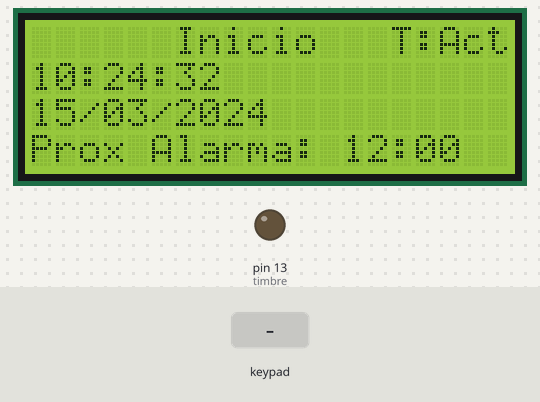
Recording of a sketch running on a simulated Arduino Uno, built with avr-gcc and run on an emulated ATmega328P. Parts: 20×4 character LCD, output pins drawn as LEDs (lit = HIGH). The inputs (shaded band) are chosen by the test bench. The local clock reads 2024-03-15 10:24:30 at power-on unless the sketch sets it; what the sketch prints to the serial monitor is not drawn.

Above: at 2.3 s.
2.4 s: key 'B' pressed
At 3.9 s:
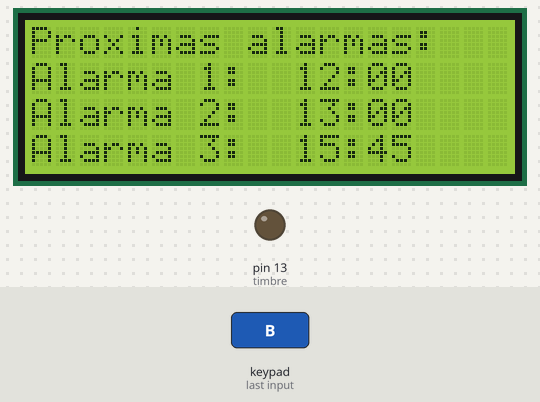
4.9 s: keypad keys 4 5 6 7 D pressed 0.4 s apart
At 6.9 s:
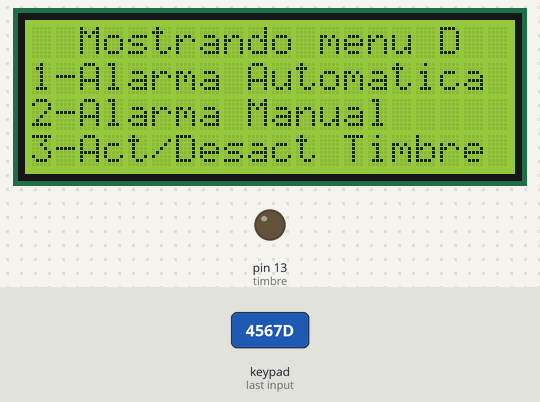
8.4 s: key '1' pressed
At 8.7 s:
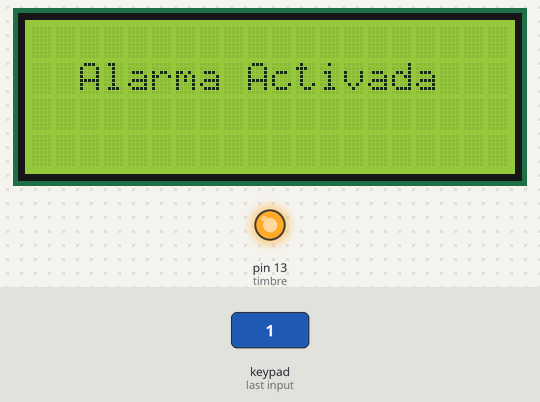
11.4 s: key 'C' pressed
At 13.9 s:
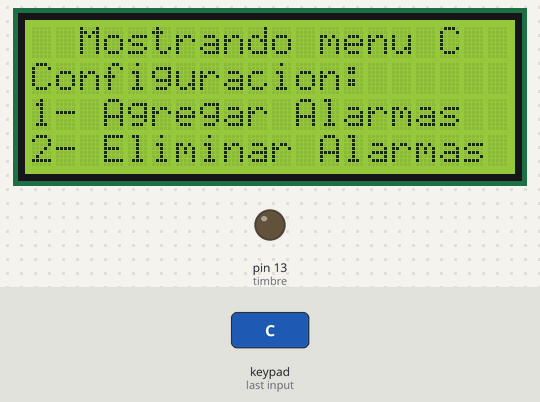
14.4 s: keypad keys 1 3 9 7 # pressed 0.4 s apart
At 16.8 s:
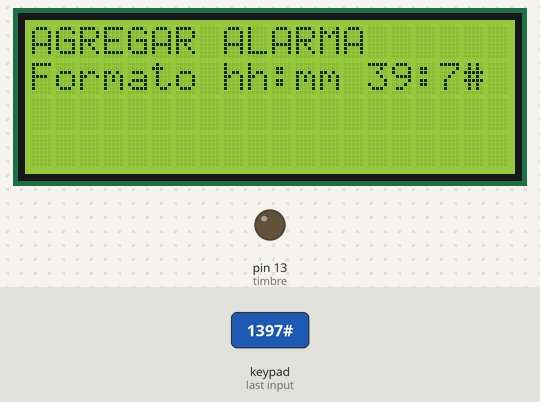
17.9 s: key 'D' pressed
At 18.3 s:
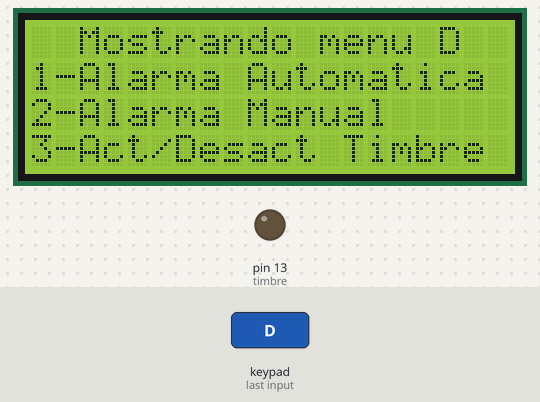
Timing chart, 0 to 20.4 s (numbered marks = the images above; inputs shaded):
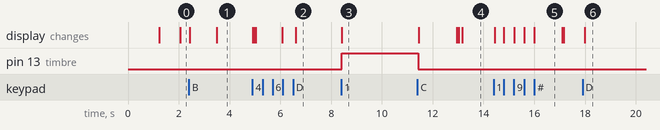

The sketch:

Setup_definiciones.ino
```cpp
#include <LiquidCrystal_I2C.h>
#include <Keypad.h>
#include <Wire.h>
#include <RTClib.h>
#define pinINT 2
#define timbre 13

LiquidCrystal_I2C lcd(0x27,20,4);
RTC_DS3231 rtc;

int cantidadAlarmas=20; //Cantidad de alarmas. hay que jugar con este valor y size of alarma[] para poder correr bien el codigo. si no se bugea.
String alarma[20]; //String alarma[cantidadAlarmas];
bool activacion = true;
int actual = 0;//es un index que define donde arrancan a sonar las alarmas.

// Variables del RTC :
int factorCompensacion = 7;
char date[10] = "hh:mm:ss";
String daysOfTheWeek[7] = { "Domingo", "Lunes", "Martes", "Miercoles", "Jueves", "Viernes", "Sabado" };
String monthsNames[12] = { "Enero", "Febrero", "Marzo", "Abril", "Mayo", "Junio", "Julio", "Agosto", "Septiembre", "Octubre", "Noviembre", "Diciembre" };

//Variables del Keypad
char key;
const int cantidadFilas = 4; //cuatro filas
const int cantidadColumnas = 4; //cuatro columna
char teclas[cantidadFilas][cantidadColumnas] = {
  {'1', '2', '3', 'A'},
  {'4', '5', '6', 'B'},
  {'7', '8', '9', 'C'},
  {'*', '0', '#', 'D'}
};
byte pinFilas[cantidadFilas] = {4,5,6,7}; //este es el pinout de las filas del teclado
byte pinColumnas[cantidadColumnas] = {8,9,10,11}; //este es el pinout de las columnas del teclado
Keypad keypad = Keypad( makeKeymap(teclas), pinFilas, pinColumnas, cantidadFilas, cantidadColumnas );


void setup() {
  Serial.begin(9600);
  pinMode(timbre, OUTPUT);
  // Setup LCD.
  lcd.init();
  lcd.backlight();

  // Setup RTC.
  checkStatus();
  //rtc.adjust(DateTime(F(__DATE__), F(__TIME__)));
  //alarmas default.

    alarma [0]  = "07:40";
    alarma [1]  = "09:40";
    alarma [2]  = "10:00";
    alarma [3]  = "12:00";
    alarma [4]  = "13:00";
    alarma [5]  = "15:45";
    alarma [6]  = "16:00";
    alarma [7]  = "17:15";
    alarma [8]  = "17:30";
    alarma [9]  = "18:00";

    alarma [10] = "XX:XX";
    alarma [11] = "XX:XX";
    alarma [12] = "XX:XX";
    alarma [13] = "XX:XX";
    alarma [14] = "XX:XX";
    alarma [15] = "XX:XX";
    alarma [16] = "XX:XX";
    alarma [17] = "XX:XX";
    alarma [18] = "XX:XX";
    alarma [19] = "XX:XX";

  actualizarAlarma();//necesito que se ponga al corriente segun que alarma es la entrante.
  Serial.println(F("Setup finalizado"));
}

void loop() {

  DateTime now = rtc.now();   // actualiza la hora.
  //campanita();
  lcd.setCursor (6,0);
  lcd.print (F("Inicio"));
  mostrarMenuA();

  key = keypad.getKey(); // lee lo que te deje en la pestaña de menus.
  switch (key) { // navegacion de los menus

    case 'B':
      lcd.clear();
      lcd.setCursor (2,0);
      lcd.print(F("Mostrando menu B"));      Serial.println(F("Mostrando menu B"));
      delay(1000); //modificar o reorganizar.
      lcd.clear();
      mostrarMenuB();
    break;

    case 'C':
      lcd.clear();
      lcd.setCursor (2,0);
      lcd.print(F("Mostrando menu C"));      Serial.println(F("Mostrando menu C"));
      mostrarMenuC();
    break;

    case 'D':
      lcd.clear();
      lcd.setCursor (2,0);
      lcd.print(F("Mostrando menu D"));      Serial.println(F("Mostrando menu D"));
      mostrarMenuD();
    break;

  }

  char buf3[] = "hh:mm";
  now.toString(buf3);   // pasa la hora al string buf3, y elimina los segundos como parametro.
  //Serial.println (buf3);

  if (activacion == true &&  alarma[actual].compareTo(buf3) == 0 ){ // permite desactivar y activar las alarmas.
    activarAlarma();
    actual++;
  }
    else if (activacion == false &&  alarma[actual].compareTo(buf3) == 0 ){
    actual++;
    }

  if (actual == cantidadAlarmas ){
    actual = 0;
  }
}
```

acciones.ino
```cpp
void checkStatus() {
  // si el rtc no se inicializa:
  if (!rtc.begin()) {
    lcd.print(F("No se encontro RTC"));  Serial.println(F("No se encontro RTC"));
    abort();
  }
  else {
    Serial.println(F("Se ha encontrado el RTC correctamente"));
  }
  // si el rtc perdio la alimentacion:
  if (rtc.lostPower()) {
    // ajusta la fecha y hora al tiempo de compilacion
    Serial.println(F("El RTC perdio la alimentacion"));    Serial.println(F("ajustando la fecha y hora al tiempo de compilacion"));
    rtc.adjust(DateTime(F(__DATE__), F(__TIME__)));
  }
  rtc.disable32K();
  Serial.println(F("Finalizado el checkeo de status"));
}

int activarAlarma() {  //falta cambiar por millis()
  lcd.clear();
  digitalWrite(timbre, HIGH);   Serial.println(F("Activando alarma set1!"));
  lcd.setCursor (2, 1);
  lcd.print(F("Alarma Activada"));
  delay(3000); // cambiar tiempo de activacion.

  digitalWrite(timbre, LOW);    Serial.println(F("Desactivando alarma!"));
  lcd.clear();
  lcd.setCursor(0, 1);
  lcd.print(F("Alarma Desactivada"));
  delay(1500);

  lcd.clear();
}

int activarAlarma2() { //testear funcionamiento.

  lcd.clear();
  digitalWrite(timbre, HIGH);   Serial.println(F("Activando alarma set2!"));

  lcd.setCursor (4, 1);
  lcd.print (F("-Pulsar '*'-"));
  lcd.setCursor (0, 2);
  lcd.print (F("Desactiva la Alarma"));  Serial.println(F("Pulsar '*' para desactivar la Alarma"));

  keypad.waitForKey() == '*'; // espera a que se pulse '*' para desactivar la alarma.
  lcd.clear();
  digitalWrite(timbre, LOW);    Serial.println(F("Desactivando alarma!"));

}


void sort(String myArray[], int size) {
  String auxiliar;
  for (int i = 0; i < size; ++i) {
    for (int j = 0; j<(size-1) ; ++j) {
      if (myArray[j] > (myArray[j + 1])) {
        auxiliar = (myArray[j + 1]);
        (myArray[j + 1]) = myArray[j];
        myArray[j] = auxiliar;
      }
    }
  }
}
String agregarAlarma() {
  /*
    Esta funcion recibe inputs del teclado y los mete a un String llamado alarma, el cual luego retorna
    Args:
        ninguno
    Returns:
        un String con la hora introducida en el teclado
  */
  lcd.setCursor(0, 1);
  lcd.print (F("Formato hh:mm "));    Serial.println(F("Agregando Alarma..."));
  String aux1 = "hh:mm"; //defino el formato de la alarma
  for (int i = 0 ; i < 5 ; i++) {
    if (aux1[i] != ':') { //para evitar que me sobreescriba el ":"
      aux1[i] = keypad.waitForKey();
      lcd.print(aux1[i]);   Serial.print(F("introducida la tecla "));   Serial.println(aux1[i]);
    }
    else {
      lcd.print(aux1[i]);
    }
  }
  return aux1;
}

void actualizarAlarma() {
  /*
   * Esta funcion funciona de la siguiente forma:
   * TODO de pisacane
   *
   *
   * Esta funcion se usa en los siguientes casos:
   * TODO de pisacane
   */
  Serial.println(F("Llamando actualizarAlarma()"));
  // fija la siguiente alarma luego de un reset o power on.

  DateTime now = rtc.now();

  char alarmaVacia[] = "XX:XX";
  char horaActual[] = "hh:mm";
  now.toString(horaActual);
  actual = 0;
  int aux2 = 0;
  for (int i = 0; i < cantidadAlarmas ; i++){
    if (alarma[i].compareTo(alarmaVacia) == 0 ){
      Serial.println(F("Sorteando"));
      sort(alarma, 20); //Aca va el sort de golmar
    }
  }

  //esto hace que actual se loopee entre la cantidad maxima de alarmas
  for (int i = 0; i < cantidadAlarmas ; i++) { //alarma[actual].compareTo(buf4) <= 0
    if ( alarma[actual].compareTo(horaActual) <= 0 ) { //
      Serial.println(F("Haciendo actual ++"));
      actual++;
    }
    Serial.print("alarma ");    Serial.print(i+1);     Serial.print(" actualizada con el valor ");
    Serial.println(alarma[i]);
  }
  Serial.print("Valor de actual: ");    Serial.println(actual);
}

void eliminarAlarma(int alarmaABorrar) {
  Serial.print(F("Recibido que hay que borrar la alarma en la posición "));    Serial.println(alarmaABorrar);
  alarma[alarmaABorrar-1] = "XX:XX";
  actualizarAlarma();
}


/*
  bool checkearAlarmaIgualHora(DateTime date, String alarma) {
  /*
    Esta funcion checkea si la hora actual es igual a la hora de la alarma
    Args:
        Hora actual
        La hora de la alarma (string)
    Returns:
        true o false dependiendo si alarma == date

  Serial.println(F("Checkeando si la alarma es igual a la hora... "));
  char buffer[] = "hh:mm";      // hago un buffer con el formato que quiero para mi hora
  date.toString(buffer);        // guardo la hora en el buffer
  String aux = String(buffer);  // convierto mi char[] en String para poder compararlo con la alarma
  //necesito el true de abajo,

  return aux.equals(alarma[actual]); // pregunto si la hora actual y la hora de la alarma son ==
  // Si es es asi, devuelve true, en caso contrario, devuelve false

  }

  compareTo()
  [StringObject Function]
  Description

  Compares two Strings, testing whether one comes before or after the other, or whether they’re equal. The strings are compared character by character, using the ASCII values of the characters. That means, for example, that 'a' comes before 'b' but after 'A'. Numbers come before letters.
  Syntax

  myString.compareTo(myString2)
  Parameters

  myString: a variable of type String.
  myString2: another variable of type String.
  Returns

  a negative number: if myString comes before myString2.
  0: if String equals myString2.
  a positive number: if myString comes after myString2.

*/
```

menus.ino
```cpp
void mostrarMenuA() {
   // mejorar estetica
   lcd.setCursor (15,0);
   if (activacion == true){
    lcd.print(F("T:Act"));
   }
   else if (activacion == false) {
    lcd.print (F("T:Des"));
   }

   DateTime  now = rtc.now();

   char buf1[] = "hh:mm:ss";
   char buf2[] = "DD/MM/YYYY";

   lcd.setCursor(0, 1);    lcd.print(now.toString(buf1));     //Serial.println(now.toString(buf1));
   lcd.setCursor(0, 2);    lcd.print(now.toString(buf2));     //Serial.println(now.toString(buf2));
   lcd.setCursor(0, 3);    lcd.print(F("Prox Alarma: "));     lcd.print(alarma[actual]);     //Serial.println("Siguiente Alarma: ");
   //delay(999);   //delay para evitar que se pase de rosca el display.
}

void  mostrarMenuB() {
  // ver si funca
  lcd.setCursor(0, 0);    lcd.print(F("Proximas alarmas:"));
  lcd.setCursor(0, 1);    lcd.print(F("Alarma 1:  "));   lcd.print(alarma[actual]);    //Serial.println(F(alarma[actual]));
  lcd.setCursor(0, 2);    lcd.print(F("Alarma 2:  "));   lcd.print(alarma[actual+1]);  //Serial.println(F(alarma[actual+1]));
  lcd.setCursor(0, 3);    lcd.print(F("Alarma 3:  "));   lcd.print(alarma[actual+2]);  //Serial.println(F(alarma[actual+2]));
  for (int i=0 ; i<cantidadAlarmas ; i++){
    Serial.println (alarma[i]);
  }

  keypad.waitForKey();
  lcd.clear();
}

void mostrarMenuC() {
   // ver si funca
  lcd.setCursor(0, 1);    lcd.print(F("Configuracion:"));
  lcd.setCursor(0, 2);    lcd.print(F("1- Agregar Alarmas"));
  lcd.setCursor(0, 3);    lcd.print(F("2- Eliminar Alarmas"));

  key = keypad.waitForKey();  Serial.print(F("introducida la tecla "));   Serial.println(key);
  switch (key) {
    case '1':
      lcd.clear();
      mostrarMenuAgregarAlarma(); // corregir funcionamiento
      alarma[17] = agregarAlarma();
      Serial.print(F("Agregada la alarma "));    Serial.print(actual);   Serial.print(F(" con el valor "));
      Serial.println(alarma[17]);
      actualizarAlarma();
      lcd.clear();
      break;
    case '2':
      lcd.clear();
      eliminarAlarma(mostrarMenuEliminarAlarma());
      lcd.clear();
      break;
    default:
      lcd.clear();
      break;
  }
}

int mostrarMenuEliminarAlarma(){ // TODO: Esta funcion
  Serial.println(F("Mostrando menu de eliminar alarma"));
  lcd.setCursor(0, 0);    lcd.print(F("ELIMINAR ALARMA"));

  char input = keypad.waitForKey();
  lcd.setCursor(0,1);
  lcd.print(input);
  int inted_input = input - '0';
  Serial.print("Tocada la tecla: ");    Serial.println(inted_input);
  return inted_input;
}

int mostrarMenuAgregarAlarma() {
  Serial.println(F("Mostrando menu para agregar alarma"));
  lcd.setCursor(0, 0);    lcd.print(F("AGREGAR ALARMA "));

}

void mostrarMenuD() { // activa el timbre hasta que toques de nuevo D.
  // ver si funca
  lcd.setCursor (0,1);
  lcd.print (F("1-Alarma Automatica"));

  lcd.setCursor (0,2);
  lcd.print (F("2-Alarma Manual"));

  lcd.setCursor (0,3);
  lcd.print (F("3-Act/Desact Timbre"));

  key = keypad.waitForKey();
  switch (key){

    case '1':
      lcd.clear();
      Serial.println(F("Activando caso ,alarma Set1"));
      activarAlarma();
    break;

    case '2':
      lcd.clear();
      lcd.print(F(" Activando Alarma"));  Serial.println(F("Activando caso ,alarma Set2"));
      activarAlarma2();
    break;

    case '3':
      lcd.clear();
      if (activacion == true){

        lcd.setCursor(3,1);
        lcd.print("*Advertencia*");

        lcd.setCursor(0,2);
        lcd.print(F("Desactivando Alarmas"));  Serial.println(F("La activacion de alarmas fue desactivada."));

        activacion = false;

        delay (2000);
        lcd.clear();
      }
      else if (activacion == false){

        lcd.setCursor(3,1);
        lcd.print(F("*Advertencia*"));

        lcd.setCursor(2,2);
        lcd.print(F("Activando Alarmas"));     Serial.println(F("La activacion de alarmas fue activada."));

        activacion = true;

        delay (2000);
        lcd.clear();
      }
      break;
      default: lcd.clear();
  }
}
```

Measured:
- after the input at 2.4 s, the display: first changes at once (image 1 shows a later state)
- after the input at 4.9 s, the display: first changes at once (image 2 shows a later state)
- after the input at 8.4 s, pin 13 (timbre): LOW → HIGH at once; the display: changes at once (image 3)
- after the input at 11.4 s, the display: first differs from a run without the input after 1.8 s (image 4)
- after the input at 14.4 s, the display: first changes at once (image 5 shows a later state)
- after the input at 17.9 s, the display: changes after 0.09 s (image 6)
- what the display in image 5 shows lasts 1.1 s, from 16.0 s to 17.1 s
